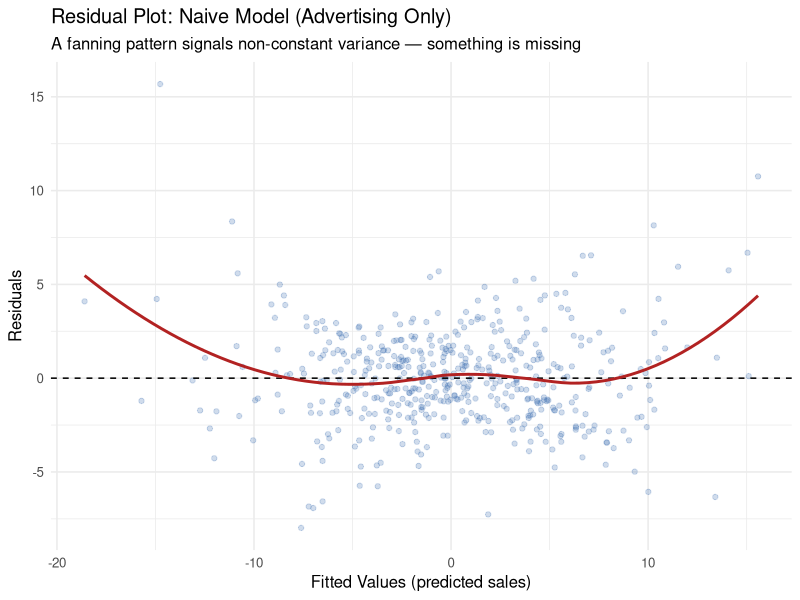
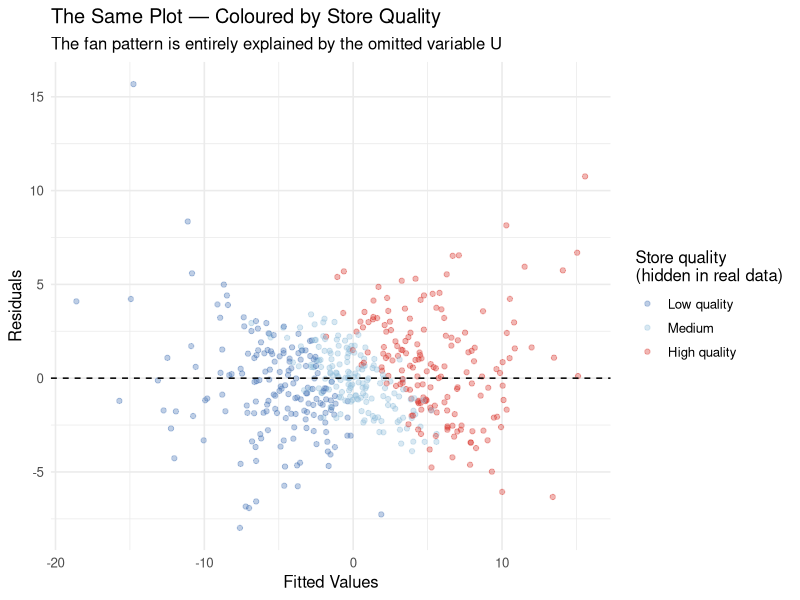

R code for these plots, in order:
## ---- chunk 1
knitr::opts_chunk$set(
  echo = TRUE,
  fig.width = 8,
  fig.height = 5,
  fig.path = "figs/",
  dev = "svg"
)

dir.create("figs", recursive = TRUE, showWarnings = FALSE)
## ---- chunk 2
#| code-summary: "▶ Load required packages"
# Uncomment to install if needed:
# install.packages(c("lavaan", "semTools", "MASS", "ggplot2",
#                    "dplyr", "tidyr", "corrplot", "knitr", "lmtest",
#                    "mclust", "dbscan"))

library(lavaan)       # CFA and SEM (Cases 1 and 3)
library(semTools)     # htmt() and auxiliary SEM tools (Cases 1 and 3)
library(MASS)         # mvrnorm(): generate multivariate normal data (all cases)
library(ggplot2)      # Visualizations (all cases)
library(dplyr)        # Data manipulation (all cases)
library(tidyr)        # Data reshaping (Cases 2 and 3)
library(corrplot)     # Correlation heatmap (Case 1)
library(knitr)        # Nicely formatted tables (all cases)
library(lmtest)       # Breusch-Pagan heteroskedasticity test (Case 2)
library(mclust)       # Gaussian mixture models / latent class analysis (Case 4)
library(dbscan)       # Local outlier factor and DBSCAN clustering (Case 5)
## ---- chunk 3
#| code-summary: "▶ Simulate observational store dataset (n=500)"
set.seed(2025)
n_obs <- 500

# ── Store quality: continuous, unobserved ─────────────────────────────────────
# Positive = premium, negative = budget. Never in our dataset.
U_quality <- rnorm(n_obs)

# ── Advertising spend: strongly correlated with store quality ──────────────────
# Premium stores invest much more — this is the source of OVB.
X_ads <- 4 * U_quality + rnorm(n_obs, sd = 1.5)

# ── Sales: driven by advertising (small true effect) AND store quality (large) ─
# TRUE advertising coefficient: 0.20 (small)
# Store quality drives sales very strongly, AND creates a dramatic fan pattern
Y_sales <- 0.20 * X_ads + 5.00 * U_quality +
           rnorm(n_obs, sd = 0.3 + 1.5 * abs(U_quality))

# ── Store size: a strong proxy for quality (corr ≈ 0.95 with U_quality) ──────
store_size <- 1.5 * U_quality + rnorm(n_obs, sd = 0.5)

# ── Observed dataset (quality is hidden; store_size is sometimes available) ───
obs_df <- data.frame(
  advertising = X_ads,
  sales       = Y_sales,
  store_size  = store_size,
  quality     = U_quality    # kept here only for the diagnostic "reveal" plots
)
## ---- chunk 4
#| code-summary: "▶ Naive OLS: advertising predicts sales"
# Naive regression — advertising is our only predictor
m_naive <- lm(sales ~ advertising, data = obs_df)
summary(m_naive)
## ---- chunk 5
#| code-summary: "▶ Plot: residuals vs. fitted (naive model)"
obs_df <- obs_df |>
  mutate(fitted_naive = fitted(m_naive),
         resid_naive  = residuals(m_naive))

ggplot(obs_df, aes(x = fitted_naive, y = resid_naive)) +
  geom_point(alpha = 0.25, colour = "#4575b4") +
  geom_hline(yintercept = 0, linetype = "dashed", colour = "black") +
  geom_smooth(method = "loess", se = FALSE,
              colour = "firebrick", linewidth = 1) +
  labs(x     = "Fitted Values (predicted sales)",
       y     = "Residuals",
       title = "Residual Plot: Naive Model (Advertising Only)",
       subtitle = "A fanning pattern signals non-constant variance — something is missing") +
  theme_minimal(base_size = 12)
## ---- chunk 6
#| code-summary: "▶ Breusch-Pagan test for heteroskedasticity"
# Breusch-Pagan test: H0 = residuals have constant variance (homoskedasticity)
lmtest::bptest(m_naive)
## ---- chunk 7
#| code-summary: "▶ Plot: residuals colored by true store quality"
# Cut quality into tertiles for colour legend clarity
obs_df <- obs_df |>
  mutate(quality_group = cut(quality,
                              breaks = quantile(quality, c(0, 1/3, 2/3, 1)),
                              labels = c("Low quality", "Medium", "High quality"),
                              include.lowest = TRUE))

ggplot(obs_df, aes(x = fitted_naive, y = resid_naive, colour = quality_group)) +
  geom_point(alpha = 0.35) +
  geom_hline(yintercept = 0, linetype = "dashed", colour = "black") +
  scale_colour_manual(
    values = c("Low quality"  = "#4575b4",
               "Medium"       = "#91bfdb",
               "High quality" = "#d73027"),
    name = "Store quality\n(hidden in real data)"
  ) +
  labs(x     = "Fitted Values",
       y     = "Residuals",
       title = "The Same Plot — Coloured by Store Quality",
       subtitle = "The fan pattern is entirely explained by the omitted variable U") +
  theme_minimal(base_size = 12) +
  theme(legend.position = "right")
## ---- chunk 8
#| code-summary: "▶ Coefficient sensitivity: adding a proxy control"
# Model with store size proxy
m_proxy  <- lm(sales ~ advertising + store_size, data = obs_df)

# Oracle model (impossible in real life — store quality is unobserved)
m_oracle <- lm(sales ~ advertising + quality, data = obs_df)

# Summary comparison table
coef_compare <- data.frame(
  Model = c("Naive (advertising only)",
            "With store-size proxy",
            "Oracle (true quality included)"),
  `Advertising coefficient` = round(c(coef(m_naive)["advertising"],
                                      coef(m_proxy)["advertising"],
                                      coef(m_oracle)["advertising"]), 3),
  `True value` = c(0.20, 0.20, 0.20)
)

kable(coef_compare,
      col.names = c("Model", "Advertising Coefficient", "True Value"),
      caption   = "Coefficient Sensitivity: How Much Does Adding a Proxy Change Things?")
